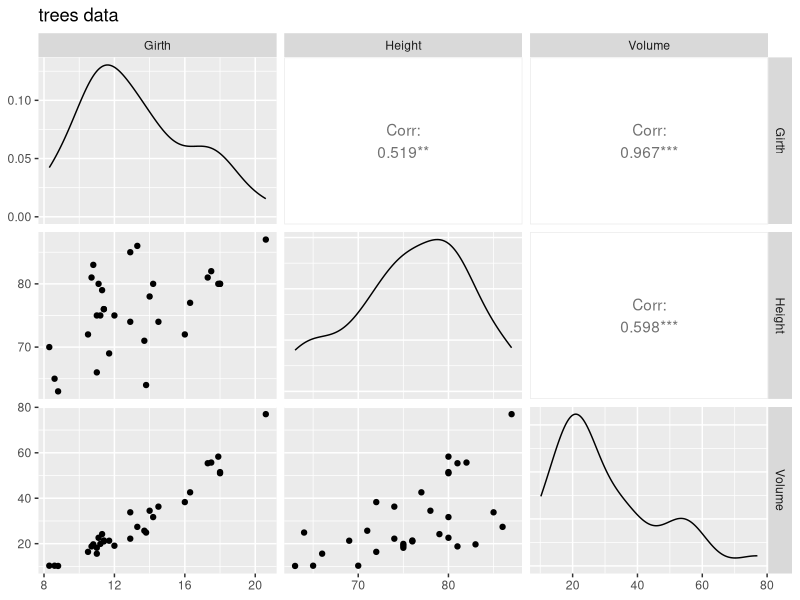
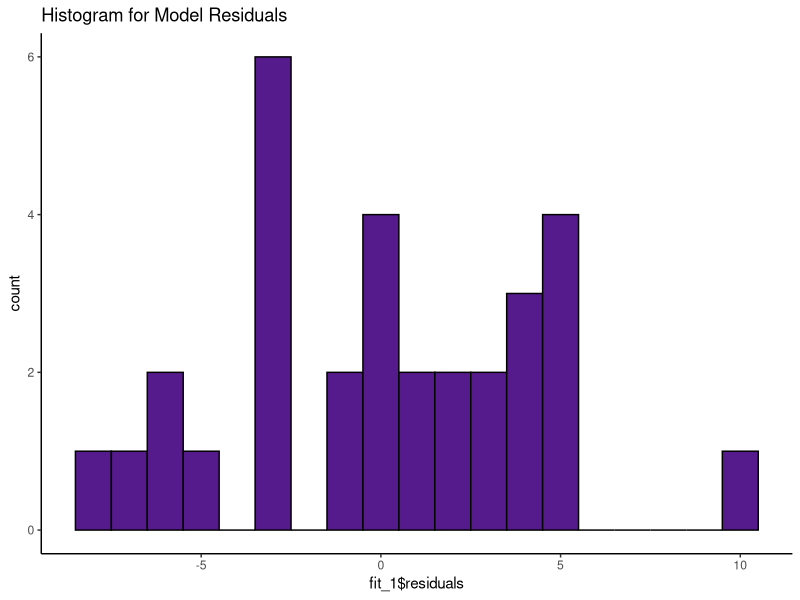
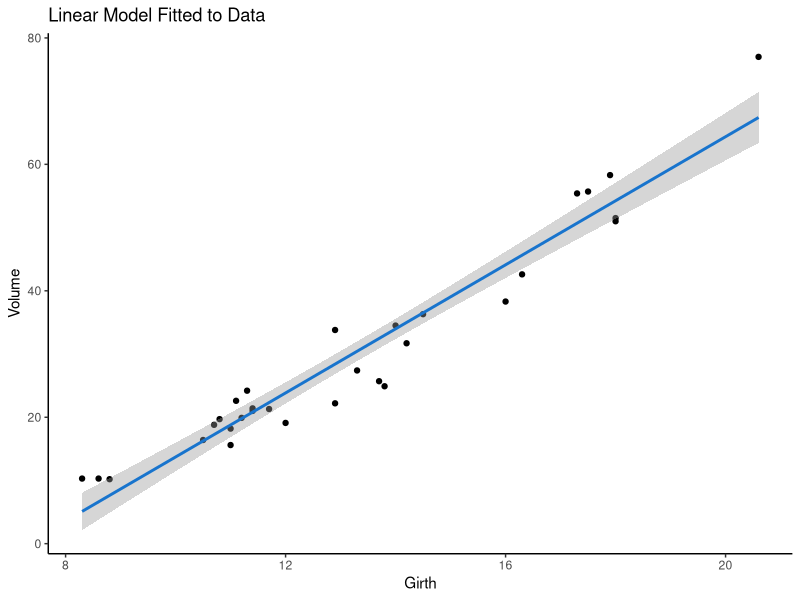
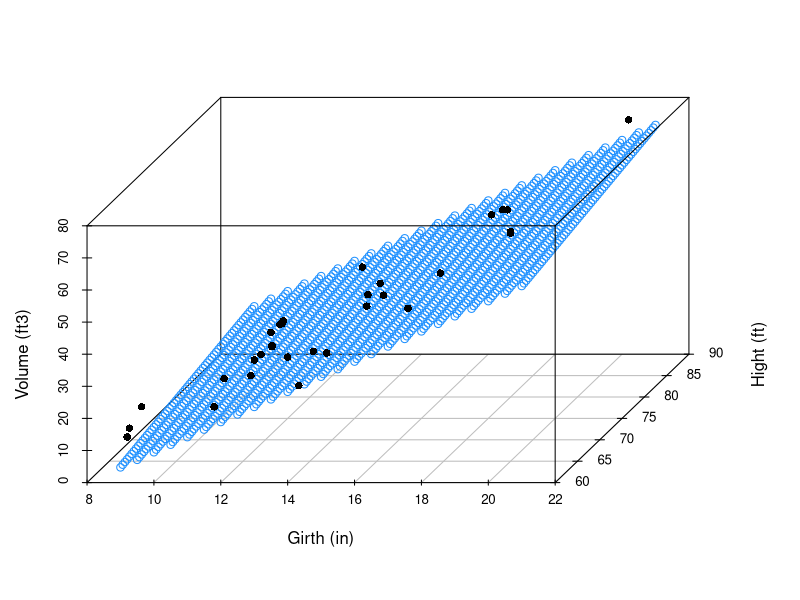
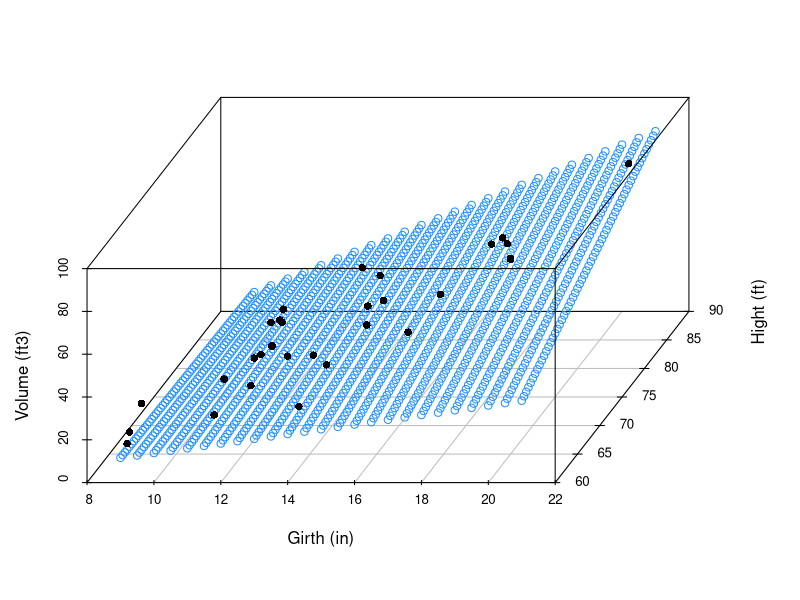

Generate these figures, in order, with R:
library(ggplot2)
library(GGally)
library(scatterplot3d)
data(trees)
head(trees)
str(trees)
#plot matrix to see how the variables relate to one another.
ggpairs(data=trees,columns=1:3,title="trees data")
fit_1<-lm(Volume~Girth,data=trees)
summary(fit_1)

#histogram to visualize residuals
ggplot(data=trees, aes(fit_1$residuals)) + 
  geom_histogram(binwidth = 1, color = "black", fill = "purple4") +
  theme(panel.background = element_rect(fill = "white"),
        axis.line.x=element_line(),
        axis.line.y=element_line()) +
  ggtitle("Histogram for Model Residuals") 

#Let's have a look at our model fitted to our data for width and volume.
ggplot(data = trees, aes(x = Girth, y = Volume)) + geom_point()  +
  stat_smooth(method = "lm", col = "dodgerblue3") +
  theme(panel.background = element_rect(fill = "white"),
        axis.line.x=element_line(),
        axis.line.y=element_line()) +
  ggtitle("Linear Model Fitted to Data")

predict(fit_1,data.frame(Girth=18.2))

fit_2 <- lm(Volume ~ Girth + Height, data = trees)
summary(fit_2)

Girth <- seq(9,21, by=0.5) ## make a girth vector
Height <- seq(60,90, by=0.5) ## make a height vector
pred_grid <- expand.grid(Girth = Girth, Height = Height)  ## make a grid using the vectors

#we make predictions for volume based on the predictor variable grid:
  
pred_grid$Volume2 <-predict(fit_2, new = pred_grid)

fit_3 <- lm(Volume ~ Girth * Height, data = trees)
summary(fit_3)

#we can make a 3d scatterplot from the predictor grid and the predicted volumes:
  
fit_2_sp <- scatterplot3d(pred_grid$Girth, pred_grid$Height, pred_grid$Volume2, angle = 60, color = "dodgerblue", pch = 1, 
                            ylab = "Hight (ft)", xlab = "Girth (in)", zlab = "Volume (ft3)" )
#finally overlay our actual observations to see how well they fit:
  
fit_2_sp$points3d(trees$Girth, trees$Height, trees$Volume, pch=16)


predict(fit_3, data.frame(Girth = 18.2, Height = 72))

Girth <- seq(9,21, by=0.5)
Height <- seq(60,90, by=0.5)
pred_grid <- expand.grid(Girth = Girth, Height = Height)

pred_grid$Volume3 <-predict(fit_3, new = pred_grid)

fit_3_sp <- scatterplot3d(pred_grid$Girth, pred_grid$Height, pred_grid$Volume3, angle = 60, color = "dodgerblue", pch = 1, ylab = "Hight (ft)", xlab = "Girth (in)", zlab = "Volume (ft3)")
fit_3_sp$points3d(trees$Girth, trees$Height, trees$Volume, pch=16)
